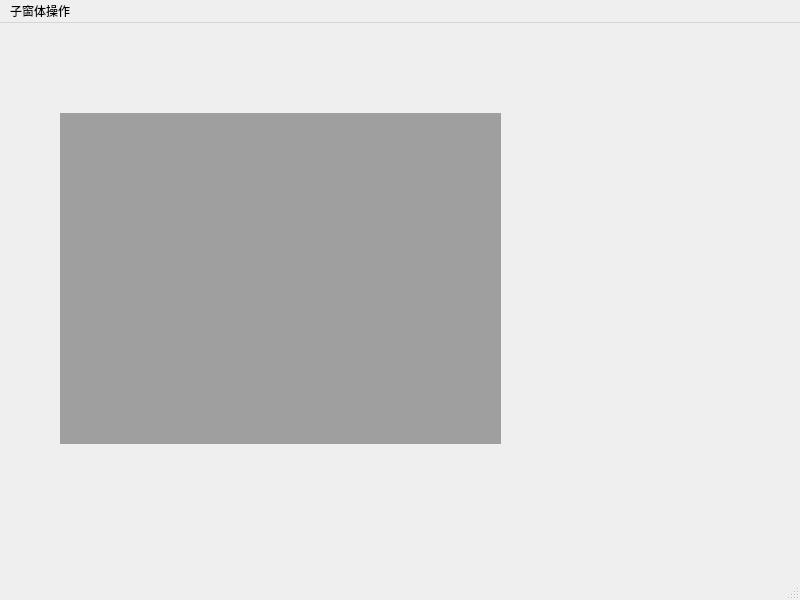
<?xml version="1.0" encoding="UTF-8"?>
<ui version="4.0">
 <class>MainWindow</class>
 <widget class="QMainWindow" name="MainWindow">
  <property name="geometry">
   <rect>
    <x>0</x>
    <y>0</y>
    <width>800</width>
    <height>600</height>
   </rect>
  </property>
  <property name="windowTitle">
   <string>MainWindow</string>
  </property>
  <widget class="QWidget" name="centralwidget">
   <widget class="QMdiArea" name="mdiArea">
    <property name="geometry">
     <rect>
      <x>60</x>
      <y>90</y>
      <width>441</width>
      <height>331</height>
     </rect>
    </property>
   </widget>
  </widget>
  <widget class="QMenuBar" name="menubar">
   <property name="geometry">
    <rect>
     <x>0</x>
     <y>0</y>
     <width>800</width>
     <height>22</height>
    </rect>
   </property>
   <widget class="QMenu" name="menu">
    <property name="title">
     <string>子窗体操作</string>
    </property>
    <addaction name="actionNew"/>
    <addaction name="actionpingpu"/>
    <addaction name="actionjilian"/>
   </widget>
   <addaction name="menu"/>
  </widget>
  <widget class="QStatusBar" name="statusbar"/>
  <action name="actionNew">
   <property name="text">
    <string>xinjian</string>
   </property>
  </action>
  <action name="actionpingpu">
   <property name="text">
    <string>pingpu</string>
   </property>
  </action>
  <action name="actionjilian">
   <property name="text">
    <string>jilian</string>
   </property>
  </action>
 </widget>
 <resources/>
 <connections/>
</ui>
